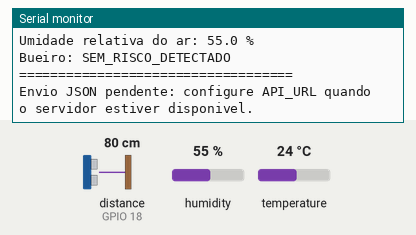
The sketch below on a simulated ESP32. On the bench: the last lines printed to the serial monitor. Wiring (from diagram.json): ultrasonic range finder: trigger GPIO 5; echo GPIO 18. The test bench sets the inputs (shaded band); at power-on: distance to the obstacle (sensor on GPIO 18) 80 cm, humidity 55 %, temperature 24 °C. The echo pulse lasts 58.3 µs per cm; WiFi joins after 1.5 s; servers stay silent unless stated.

Above: at 2.7 s.
2.8 s: distance to the obstacle (sensor on GPIO 18) set to 2 cm
At 7.9 s:
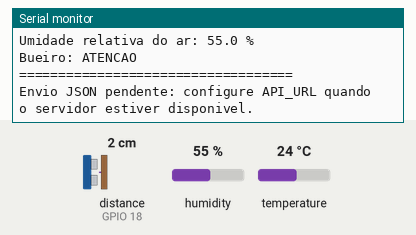
13.0 s: humidity set to 88 %
At 17.9 s:
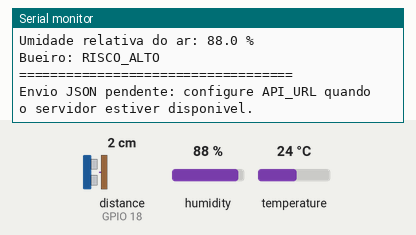
23.0 s: temperature set to 12 °C
29.0 s: distance to the obstacle (sensor on GPIO 18) set to 4 cm
35.0 s: humidity set to 22 %
At 38.0 s:
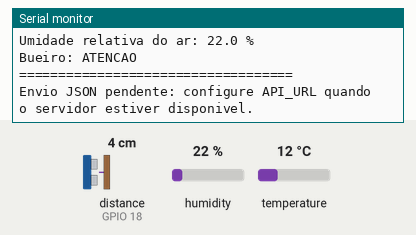
Timing chart, 0 to 39.5 s (numbered marks = the images above; inputs shaded):
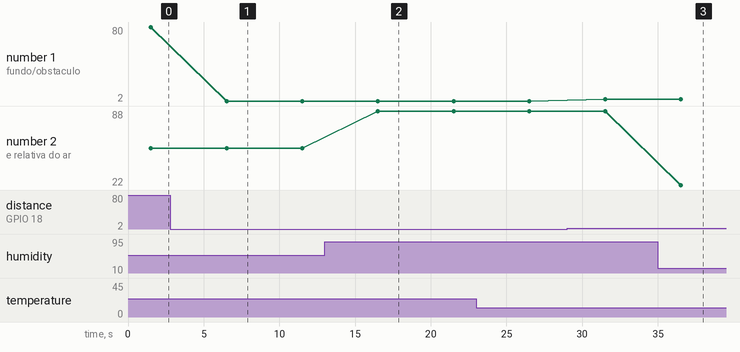

Measured:
- after the input at 2.8 s, the serial monitor: prints a new line after 3.7 s (image 1)
- after the input at 13.0 s, the serial monitor: prints a new line after 3.5 s (image 2)
- after the input at 35.0 s, the serial monitor: prints a new line after 1.5 s (image 3)
- plotted number 1: 80 → 2 after the input at 2.8 s, 2 → 4 after the input at 29.0 s
- plotted number 2: 55 → 88 after the input at 13.0 s, 88 → 22 after the input at 35.0 s

The sketch:

sistema_bueiro.ino
```cpp
#include <DHT.h>
#include <WiFi.h>
#include <HTTPClient.h>

// Rede padrao do simulador Wokwi
const char* WIFI_SSID = "Wokwi-GUEST";
const char* WIFI_PASSWORD = "";

// Substitua pelo endereco acessivel do servidor.
const char* API_URL = "";

#define DHT_PIN 4
#define DHT_TYPE DHT22
#define TRIG_PIN 5
#define ECHO_PIN 18

const float DISTANCIA_CRITICA_CM = 10.0;
const float DISTANCIA_ATENCAO_CM = 30.0;
const float UMIDADE_ALTA_PERCENT = 80.0;
const unsigned long INTERVALO_LEITURA_MS = 5000;

DHT dht(DHT_PIN, DHT_TYPE);
unsigned long ultimaLeitura = 0;

void conectarWiFi() {
  WiFi.mode(WIFI_STA);
  WiFi.begin(WIFI_SSID, WIFI_PASSWORD);
  Serial.print("Conectando a rede Wokwi-GUEST");

  // Nao bloqueia o monitoramento indefinidamente se a rede estiver indisponivel.
  unsigned long inicio = millis();
  while (WiFi.status() != WL_CONNECTED && millis() - inicio < 15000) {
    delay(500);
    Serial.print(".");
  }

  if (WiFi.status() == WL_CONNECTED) {
    Serial.println(" conectado");
    Serial.print("IP do ESP: ");
    Serial.println(WiFi.localIP());
  } else {
    Serial.println(" sem conexao; tentara novamente mais tarde");
  }
}

float medirDistanciaCm() {
  digitalWrite(TRIG_PIN, LOW);
  delayMicroseconds(2);
  digitalWrite(TRIG_PIN, HIGH);
  delayMicroseconds(10);
  digitalWrite(TRIG_PIN, LOW);

  unsigned long duracao = pulseIn(ECHO_PIN, HIGH, 30000);
  if (duracao == 0) return NAN;
  return duracao * 0.0343f / 2.0f;
}

String classificarRisco(float distanciaCm, float umidade) {
  if (isnan(distanciaCm) || isnan(umidade)) return "DADOS_INVALIDOS";

  // Distancia curta sugere que o fundo/obstrucao esta proximo do sensor.
  // Umidade alta indica ambiente muito umido; o DHT22 nao mede agua parada.
  if (distanciaCm <= DISTANCIA_CRITICA_CM && umidade >= UMIDADE_ALTA_PERCENT)
    return "RISCO_ALTO";
  if (distanciaCm <= DISTANCIA_CRITICA_CM ||
      distanciaCm <= DISTANCIA_ATENCAO_CM ||
      umidade >= UMIDADE_ALTA_PERCENT)
    return "ATENCAO";
  return "SEM_RISCO_DETECTADO";
}

void imprimirLeitura(float distanciaCm, float temperatura, float umidade, const String& risco) {
  Serial.println("\n===== MONITORAMENTO DO BUEIRO =====");
  Serial.print("Distancia sensor-fundo/obstaculo: ");
  if (isnan(distanciaCm)) Serial.println("sem leitura");
  else { Serial.print(distanciaCm, 1); Serial.println(" cm"); }
  Serial.print("Temperatura: ");
  if (isnan(temperatura)) Serial.println("sem leitura");
  else { Serial.print(temperatura, 1); Serial.println(" C"); }
  Serial.print("Umidade relativa do ar: ");
  if (isnan(umidade)) Serial.println("sem leitura");
  else { Serial.print(umidade, 1); Serial.println(" %"); }
  Serial.print("Bueiro: "); Serial.println(risco);
  Serial.println("===================================");
}

void enviarParaServidor(float distanciaCm, float temperatura, float umidade, const String& risco) {
  if (API_URL[0] == '\0') {
    Serial.println("Envio JSON pendente: configure API_URL quando o servidor estiver disponivel.");
    return;
  }
  if (WiFi.status() != WL_CONNECTED) conectarWiFi();
  if (WiFi.status() != WL_CONNECTED) return;

  HTTPClient http;
  if (!http.begin(API_URL)) {
    Serial.println("Nao foi possivel iniciar a requisicao HTTP.");
    return;
  }
  http.addHeader("Content-Type", "application/json");
  String json = "{\"distancia_cm\":";
  if (isnan(distanciaCm)) json += "null"; else json += String(distanciaCm, 1);
  json += ",\"temperatura_c\":";
  if (isnan(temperatura)) json += "null"; else json += String(temperatura, 1);
  json += ",\"umidade_relativa\":";
  if (isnan(umidade)) json += "null"; else json += String(umidade, 1);
  json += ",\"risco\":\"" + risco + "\",\"tempo_ms\":" + String(millis()) + "}";

  int resposta = http.POST(json);
  Serial.print("HTTP: "); Serial.println(resposta);
  if (resposta > 0) Serial.println(http.getString());
  http.end();
}

void setup() {
  Serial.begin(115200);
  dht.begin();
  pinMode(TRIG_PIN, OUTPUT);
  pinMode(ECHO_PIN, INPUT);
  digitalWrite(TRIG_PIN, LOW);
  Serial.println("Sistema de monitoramento de bueiro iniciado.");
  conectarWiFi();
}

void loop() {
  if (millis() - ultimaLeitura < INTERVALO_LEITURA_MS && ultimaLeitura != 0) return;
  ultimaLeitura = millis();

  float distancia = medirDistanciaCm();
  float temperatura = dht.readTemperature();
  float umidade = dht.readHumidity();
  String risco = classificarRisco(distancia, umidade);

  imprimirLeitura(distancia, temperatura, umidade, risco);
  enviarParaServidor(distancia, temperatura, umidade, risco);
}
```
